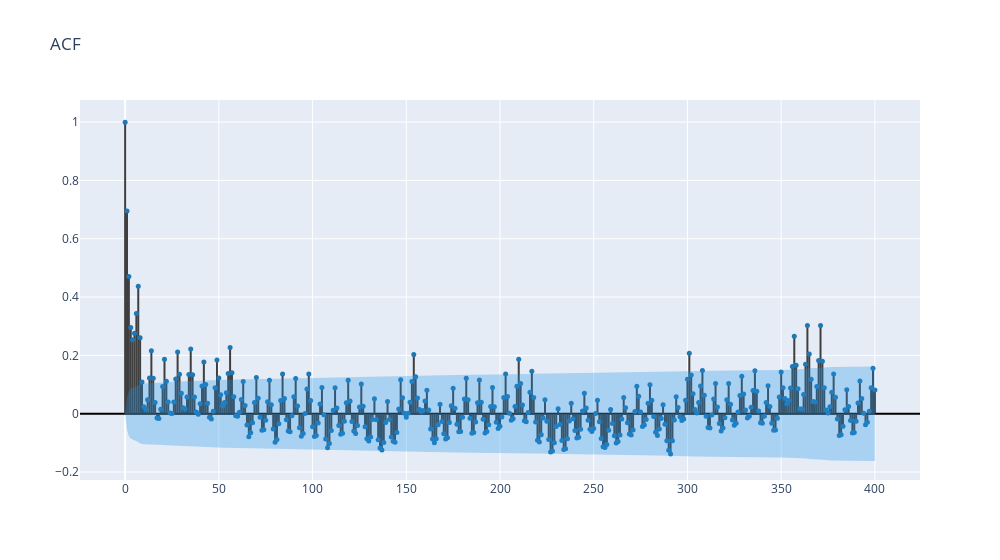

The notebook cell this image was saved under:
### Markdown cell above
## Autocorrelation

### Code cell
ACF_array = acf(ts_company, alpha=0.05, nlags=400)
ACF_lower = ACF_array[1][:,0] - ACF_array[0]
ACF_upper = ACF_array[1][:,1] - ACF_array[0]

fig = go.Figure()
[fig.add_scatter(x=(x,x), y=(0,ACF_array[0][x]), mode='lines',line_color='#3f3f3f') 
    for x in range(len(ACF_array[0]))]
fig.add_scatter(x=np.arange(len(ACF_array[0])), y=ACF_array[0], mode='markers', marker_color='#1f77b4',
                marker_size=5)
fig.add_scatter(x=np.arange(len(ACF_array[0])), y=ACF_upper, mode='lines', line_color='rgba(255,255,255,0)')
fig.add_scatter(x=np.arange(len(ACF_array[0])), y=ACF_lower, mode='lines', fillcolor='rgba(32, 146, 230,0.3)',
        fill='tonexty', line_color='rgba(255,255,255,0)')
fig.update_traces(showlegend=False)
fig.update_yaxes(zerolinecolor='#000000')
fig.update_layout(title='ACF', width=1000)
fig.show()
